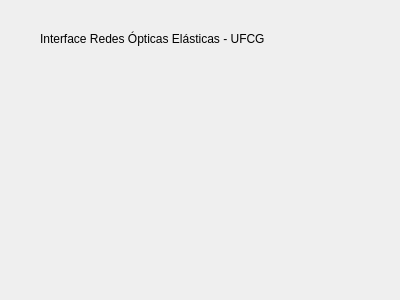
<?xml version="1.0" encoding="UTF-8"?>
<ui version="4.0">
 <class>ajuda_form</class>
 <widget class="QDialog" name="ajuda_form">
  <property name="geometry">
   <rect>
    <x>0</x>
    <y>0</y>
    <width>400</width>
    <height>300</height>
   </rect>
  </property>
  <property name="windowTitle">
   <string>Dialog</string>
  </property>
  <widget class="QLabel" name="label">
   <property name="geometry">
    <rect>
     <x>40</x>
     <y>30</y>
     <width>321</width>
     <height>17</height>
    </rect>
   </property>
   <property name="text">
    <string>Interface Redes Ópticas Elásticas - UFCG</string>
   </property>
  </widget>
 </widget>
 <resources/>
 <connections/>
</ui>
